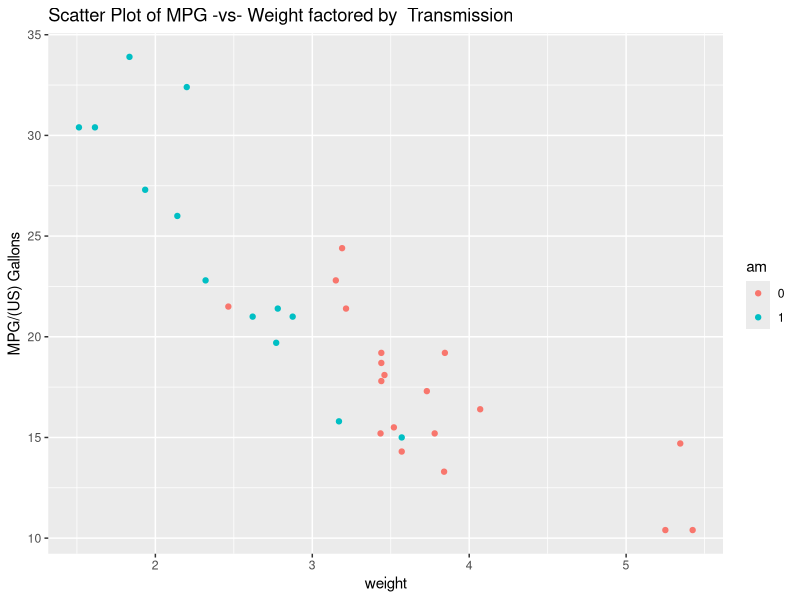
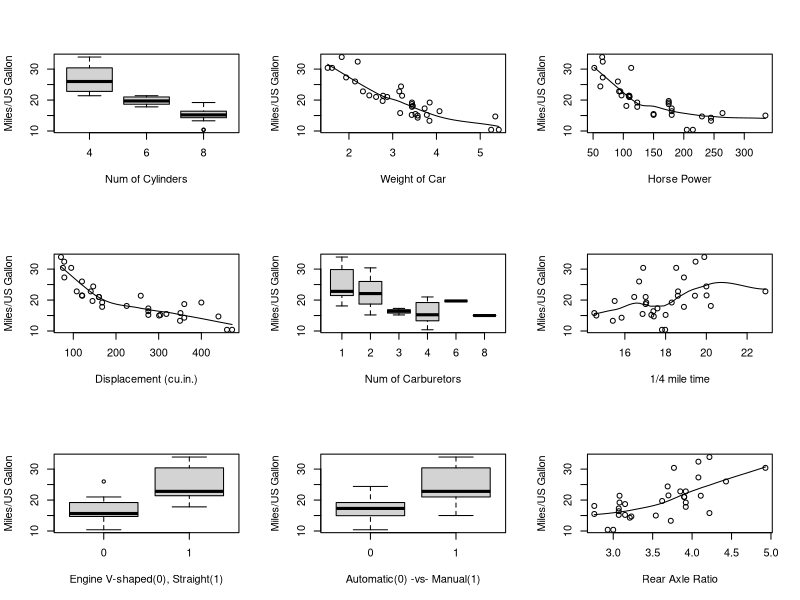
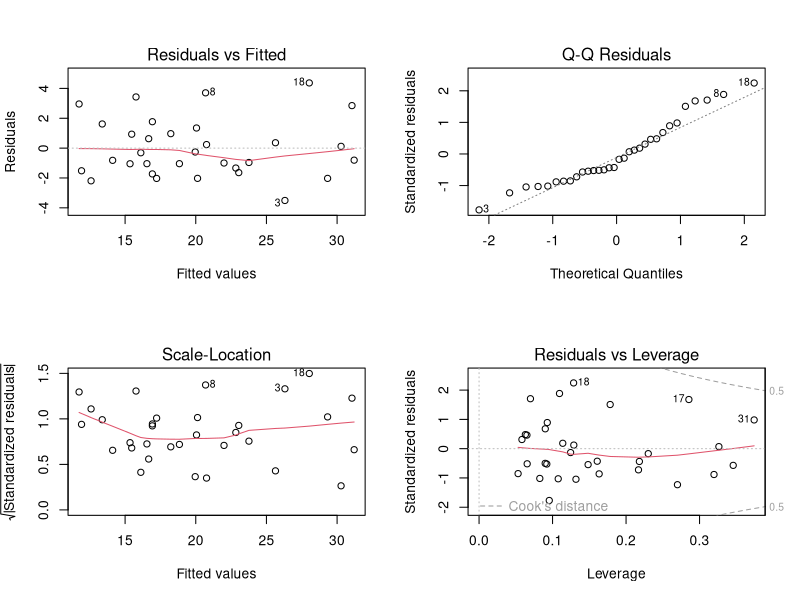
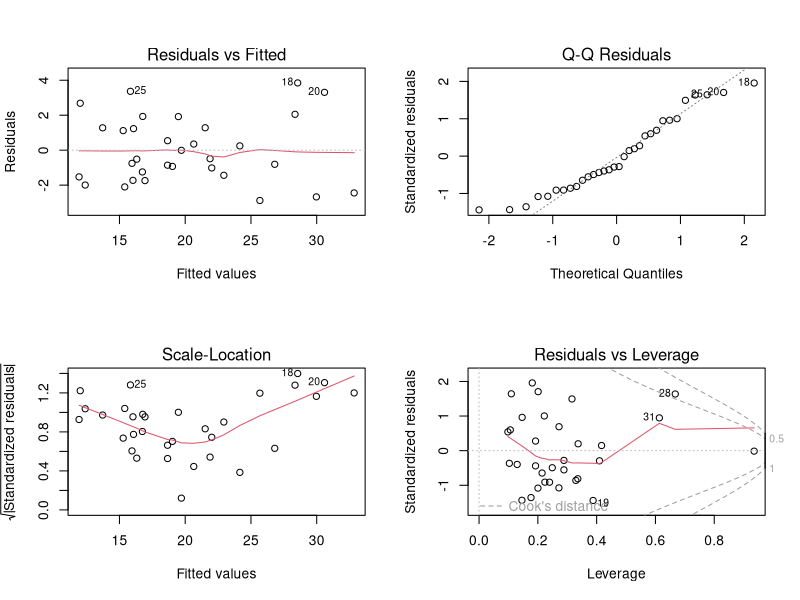

Write the R code that produced these figures, in order.
## ---- chunk 1
library(datasets)
library(ggplot2)
library(gridExtra)
data(mtcars)
rownames(mtcars) <- NULL
## ---- chunk 2
dim(mtcars)
head(mtcars, 5)
## ---- chunk 3
mtcars$cyl <- as.factor(mtcars$cyl)
mtcars$vs <- as.factor(mtcars$vs)
mtcars$am <- factor(mtcars$am)
mtcars$gear <- factor(mtcars$gear)
mtcars$carb <- factor(mtcars$carb)
attach(mtcars)
## ---- chunk 4
test_mpg_am <- t.test(mpg ~ am)
test_mpg_am$p.value
test_mpg_am$estimate[2] - test_mpg_am$estimate[1]
## ---- chunk 5
test_mpg_vs <- t.test(mpg ~ vs)
test_mpg_vs$p.value
test_mpg_vs$estimate[2] - test_mpg_vs$estimate[1]
## ---- chunk 6
all_features <- lm(mpg ~ ., data=mtcars)
summary(all_features)
## ---- chunk 7
stepall <- step(all_features, k=log(nrow(mtcars)))
summary(stepall)
## ---- chunk 8
manual_sel <- lm(mpg ~ cyl + hp + wt + am, data=mtcars)
summary(manual_sel)
## ---- chunk 9
manual_sel_intr <- lm(mpg ~ cyl * hp + wt * am, data=mtcars)
summary(manual_sel_intr)
## ---- chunk 10
stepall_intr <-lm(mpg ~ qsec + wt*am, data=mtcars)
summary(stepall_intr)
## ---- chunk 11
summary(stepall_intr)$coef
summary(manual_sel_intr)$coef
## ---- chunk 12
ggplot(mtcars, aes(x=wt, y=mpg, group=am, color=am, height=3, width=3)) + geom_point() + 
  ylab("MPG/(US) Gallons") + xlab("weight") + 
  ggtitle("Scatter Plot of MPG -vs- Weight factored by  Transmission")
## ---- chunk 13
par(mfrow=c(3,3))
plot(y=mpg, x=cyl, xlab="Num of Cylinders", ylab="Miles/US Gallon")
scatter.smooth(y=mpg, x=wt, xlab="Weight of Car", ylab="Miles/US Gallon")
scatter.smooth(y=mpg, x=hp, xlab="Horse Power", ylab="Miles/US Gallon")
scatter.smooth(y=mpg, x=disp, xlab="Displacement (cu.in.)", ylab="Miles/US Gallon")

plot(y=mpg, x=carb, xlab="Num of Carburetors", ylab="Miles/US Gallon")
scatter.smooth(y=mpg, x=qsec, xlab="1/4 mile time", ylab="Miles/US Gallon")

plot(y=mpg, x=vs, xlab="Engine V-shaped(0), Straight(1)", ylab="Miles/US Gallon")
plot(y=mpg, x=am, xlab="Automatic(0) -vs- Manual(1)", ylab="Miles/US Gallon")
scatter.smooth(y=mpg, x=drat, xlab="Rear Axle Ratio", ylab="Miles/US Gallon")
## ---- chunk 14
par(mfrow = c(2, 2))
plot(stepall_intr)
## ---- chunk 15
par(mfrow = c(2, 2))
plot(manual_sel_intr)
